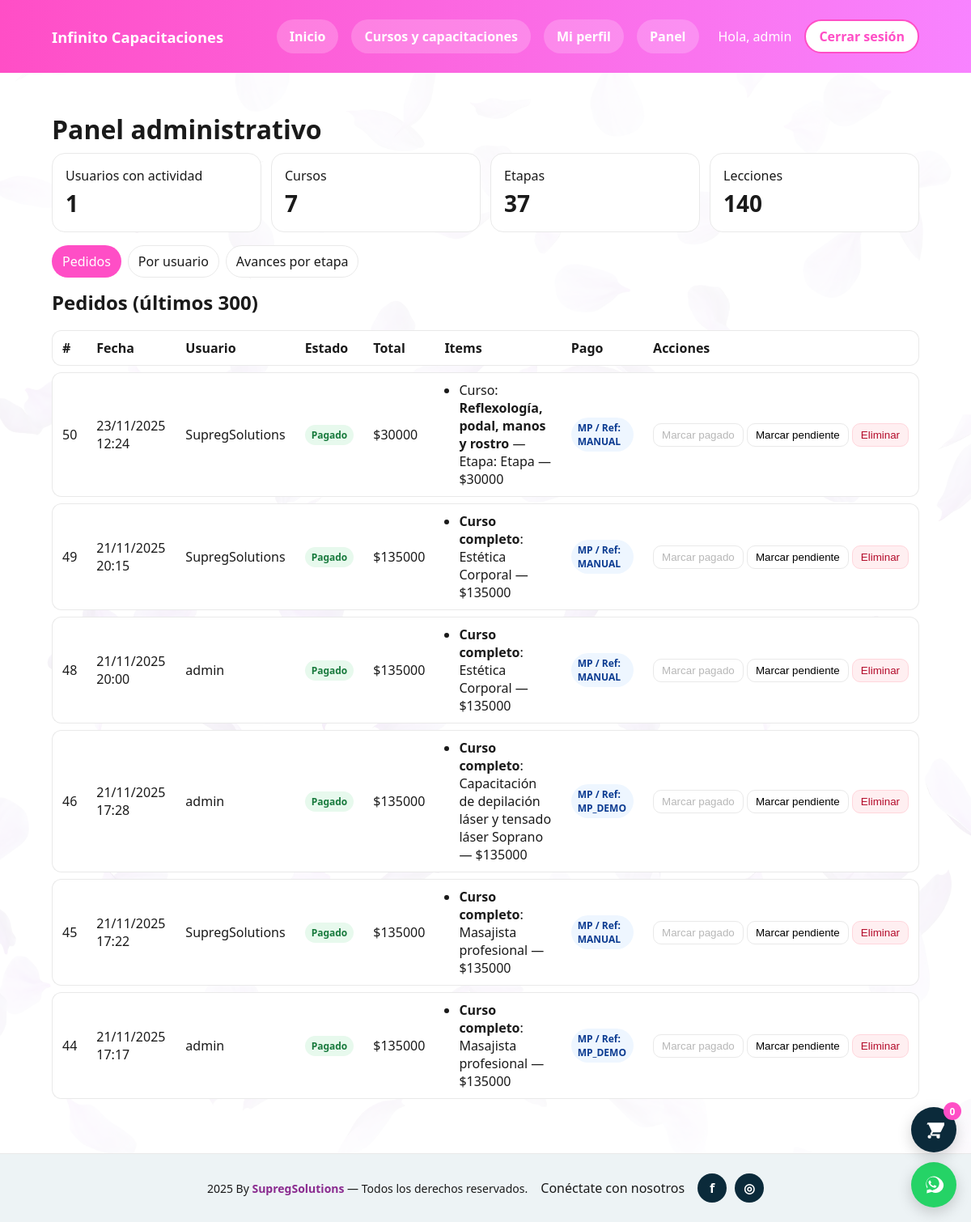
Before: /panel-admin/ (signed in) with the older database file.
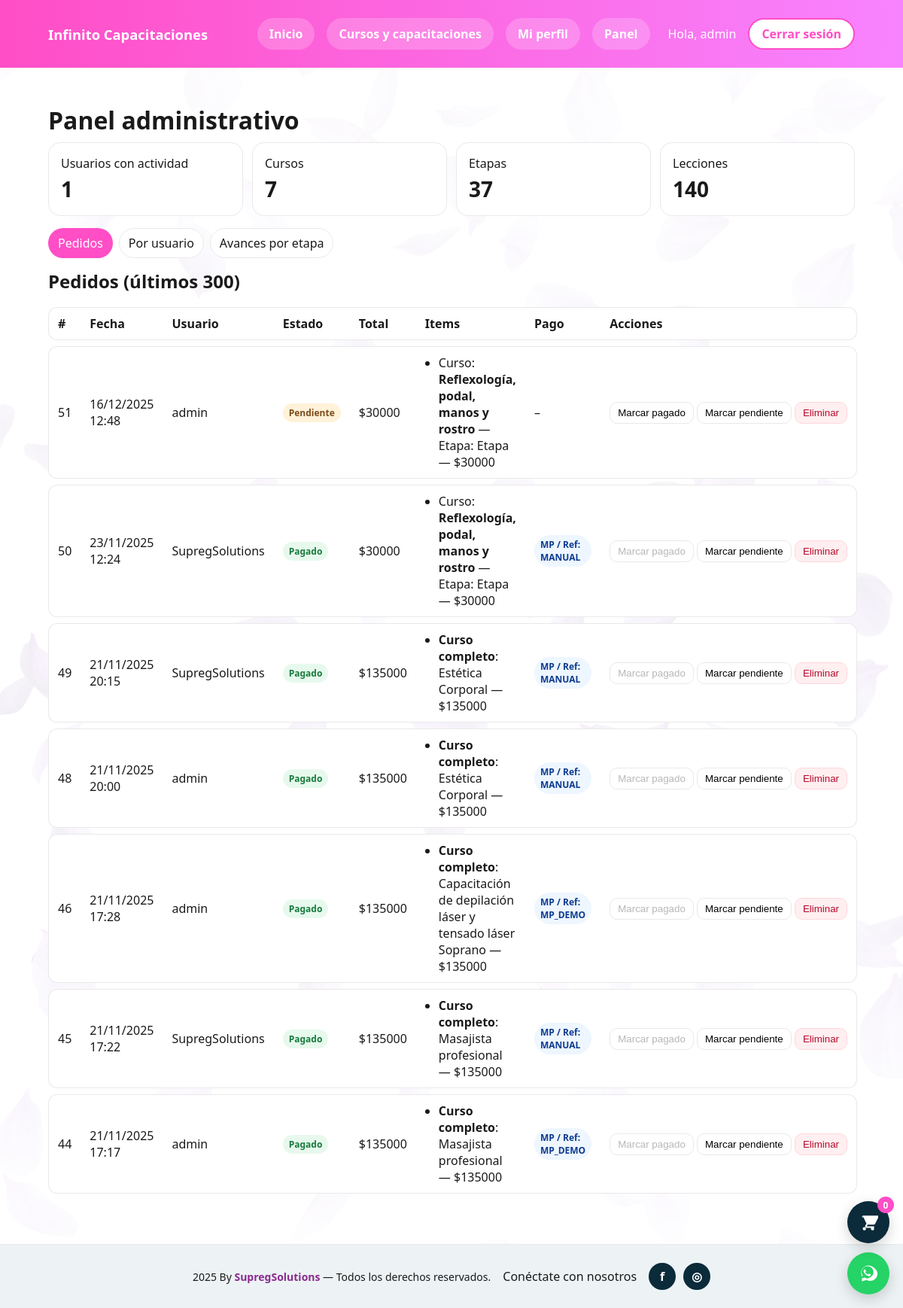
After: the same page with the newer database file.
### lms/models.py (models this page shows, shortened)
class TimeStamped(models.Model):
    created_at = models.DateTimeField(auto_now_add=True)
    updated_at = models.DateTimeField(auto_now=True)
    class Meta:
        abstract = True

class Purchase(TimeStamped):
    STATUS = (
        ('pending', 'Pending'),
        ('paid', 'Paid'),
        ('failed', 'Failed'),
        ('refunded', 'Refunded'),
    )
    PAYMENT_METHODS = (
        ('mp', 'Mercado Pago'),
        ('transfer', 'Transferencia'),
    )
    user = models.ForeignKey(User, related_name='purchases', on_delete=models.CASCADE)
    status = models.CharField(max_length=10, choices=STATUS, default='pending')
    external_ref = models.CharField(max_length=120, blank=True)  # ID MercadoPago/Stripe
    total_ars = models.DecimalField(max_digits=12, decimal_places=2, default=0)
    payment_method = models.CharField(
        max_length=12, choices=PAYMENT_METHODS, blank=True, default='',
        help_text="Método elegido por el usuario en el checkout."
    )
    transfer_receipt = models.FileField(
        upload_to='receipts/', null=True, blank=True,
        help_text="Comprobante de pago en caso de transferencia."
    )

class PurchaseItem(TimeStamped):
    TYPE = (
        ('stage', 'Stage'),
        ('bundle', 'Bundle'),
    )
    purchase = models.ForeignKey(Purchase, related_name='items', on_delete=models.CASCADE)
    type = models.CharField(max_length=10, choices=TYPE)
    stage = models.ForeignKey(Stage, null=True, blank=True, on_delete=models.CASCADE)
    bundle = models.ForeignKey(Bundle, null=True, blank=True, on_delete=models.CASCADE)
    price_ars = models.DecimalField(max_digits=12, decimal_places=2)

class Stage(TimeStamped):
    course = models.ForeignKey(Course, related_name='stages', on_delete=models.CASCADE)
    title = models.CharField(max_length=200)
    slug = models.SlugField()
    order = models.PositiveIntegerField(default=1)
    price_ars = models.DecimalField(max_digits=12, decimal_places=2)
    pdf_url = models.URLField(blank=True)
    class Meta:
        unique_together = ('course', 'slug')
        ordering = ['order']

class Course(models.Model):
    KIND_CHOICES = (
        ("course", "Curso"),
        ("training", "Capacitación"),
    )
    title = models.CharField(max_length=200)
    slug = models.SlugField(unique=True)
    description = models.TextField(blank=True)
    price_ars = models.PositiveIntegerField(default=0)
    image_url = models.URLField(blank=True, null=True)
    is_active = models.BooleanField(default=True)
    kind = models.CharField(
        max_length=20,
        choices=KIND_CHOICES,
        default="course",
        help_text="Diferencia si es Curso o Capacitación."
    )

class Bundle(TimeStamped):
    course = models.ForeignKey(Course, related_name='bundles', on_delete=models.CASCADE)
    title = models.CharField(max_length=200)
    price_ars = models.DecimalField(max_digits=12, decimal_places=2)
    stages = models.ManyToManyField(Stage, related_name='bundles')

### lms/views.py (the view, shortened to what this page needs)
# urls.py: path("panel-admin/", views.admin_panel, name="admin_panel"),
@user_passes_test(_is_staff)
def admin_panel(request):
    UserModel = get_user_model()
    user_id = request.GET.get("user")
    status = request.GET.get("status")
    course_id = request.GET.get("course")
    q = request.GET.get("q", "").strip()
    users_qs = UserModel.objects.all().order_by("username")
    courses_qs = Course.objects.all().order_by("title")
    purchases_qs = (
        Purchase.objects.all()
        .select_related("user")
        .prefetch_related(
            "items",
            "items__stage",
            "items__stage__course",
            "items__bundle",
            "items__bundle__course",
        )
        .order_by("-created_at")
    )
    if user_id:
        purchases_qs = purchases_qs.filter(user_id=user_id)
    if status:
        purchases_qs = purchases_qs.filter(status=status)
    if q:
        purchases_qs = purchases_qs.filter(
            Q(user__username__icontains=q) | Q(user__email__icontains=q)
        )
    purchases = list(purchases_qs[:50])
    purchases = [_hydrate_purchase_display(p) for p in purchases]
    completed = []
    courses_for_completed = courses_qs
    if course_id:
        try:
            cid = int(course_id)
            courses_for_completed = courses_for_completed.filter(id=cid)
        except ValueError:
            pass
    for c in courses_for_completed:
        total_stages = c.stages.count()
        if total_stages == 0:
            continue
        rows = (
            StageProgress.objects.filter(passed=True, stage__course=c)
            .values("user_id")
            .annotate(cnt=Count("stage", distinct=True), last=Max("passed_at"))
            .filter(cnt=total_stages)
        )
        user_ids = [r["user_id"] for r in rows]
        users_map = {u.id: u for u in UserModel.objects.filter(id__in=user_ids)}
    completed.sort(
        key=lambda x: (x["completed_at"] or timezone.datetime.min), reverse=True
    )
    total_users = StageProgress.objects.values("user").distinct().count()
    total_courses = Course.objects.count()
    total_stages = Stage.objects.count()
    total_lessons = Lesson.objects.count()
    return render(
        request,
        "lms/admin_panel.html",
        {
            "users": users_qs,
            "courses": courses_qs,
            "selected_user_id": int(user_id) if user_id else None,
            "selected_status": status or "",
            "selected_course_id": int(course_id) if course_id else None,
            "search_q": q,
            "purchases": purchases,
            "completed": completed,
            "stage_progress": [],
            "summary": {
                "users": total_users,
                "courses": total_courses,
                "stages": total_stages,
                "lessons": total_lessons,
            },
            "users_count": total_users,
        },
    )

### lms/views.py (called while the page is built, shortened)
def _hydrate_purchase_display(purchase):
    method = None
    receipt_url = None
    ref = purchase.external_ref or ""
    purchase.payment_method = method
    purchase.transfer_receipt = (
        type("R", (), {"url": receipt_url})() if receipt_url else None
    )
    return purchase

def _is_staff(u):
    return u.is_authenticated and u.is_staff

### lms/templates/lms/admin_panel.html (shortened to what this page needs)
{% extends "lms/base.html" %}
{% block content %}
<h1 style="margin:0 0 8px">Panel administrativo</h1>
<div class="kpis">
  <div class="kpi">
    <div class="muted">Usuarios con actividad</div>
    <h3>{{ summary.users }}</h3>
  </div>
  <div class="kpi">
    <div class="muted">Cursos</div>
    <h3>{{ summary.courses }}</h3>
  </div>
  <div class="kpi">
    <div class="muted">Etapas</div>
    <h3>{{ summary.stages }}</h3>
  </div>
  <div class="kpi">
    <div class="muted">Lecciones</div>
    <h3>{{ summary.lessons }}</h3>
  </div>
</div>
<div class="tabs">
  <a class="tab active" href="#pedidos" onclick="sel(event,'pedidos')">Pedidos</a>
  <a class="tab" href="#usuarios" onclick="sel(event,'usuarios')">Por usuario</a>
  <a class="tab" href="#avances" onclick="sel(event,'avances')">Avances por etapa</a>
</div>
<div id="pedidos" class="section">
  <h2 style="margin:6px 0 10px">Pedidos (últimos 300)</h2>
  <table>
    <thead>
      <tr>
        <th>#</th>
        <th>Fecha</th>
        <th>Usuario</th>
        <th>Estado</th>
        <th>Total</th>
        <th>Items</th>
        <th>Pago</th>
        <th>Acciones</th>
      </tr>
    </thead>
    <tbody>
      {% for p in purchases %}
      <tr>
        <td>{{ p.id }}</td>
        <td>{{ p.created_at|date:"d/m/Y H:i" }}</td>
        <td><a href="{% url 'lms:admin_user_detail' p.user.id %}">{{ p.user.username }}</a></td>
        <td>
          {% if p.status == 'paid' %}
            <span class="badge b-paid">Pagado</span>
          {% else %}
            <span class="badge b-pending">Pendiente</span>
          {% endif %}
        </td>
        <td>${{ p.total_ars|floatformat:0 }}</td>
        <td>
          <ul style="margin:0;padding-left:18px">
            {% for it in p.items.all %}
              <li>
                {% if it.stage %}
                  Curso: <strong>{{ it.stage.course.title }}</strong> — Etapa: {{ it.stage.title }}
                {% elif it.bundle %}
                  <strong>Curso completo</strong>: {{ it.bundle.course.title }}
                {% else %}
                  Ítem
                {% endif %}
                — ${{ it.price_ars|floatformat:0 }}
              </li>
            {% endfor %}
          </ul>
        </td>
        <td>
          {% if p.payment_method == "transfer" and p.transfer_receipt %}
            <span class="badge b-info">Transferencia</span>
            <div class="note">
              Comprobante:
              <a href="{{ p.transfer_receipt.url }}" target="_blank">ver archivo</a>
            </div>
          {% elif p.external_ref %}
            <span class="badge b-info">MP / Ref: {{ p.external_ref }}</span>
          {% else %}
            <span class="muted">–</span>
          {% endif %}
        </td>
        <td style="white-space:nowrap">
          <form method="post" action="{% url 'lms:admin_order_status' p.id %}" style="display:inline">{% csrf_token %}
            <button class="btn-xs" {% if p.status == 'paid' %}disabled{% endif %}>Marcar pagado</button>
          </form>
          <form method="post" action="{% url 'lms:admin_order_status' p.id %}" style="display:inline">{% csrf_token %}
            <button class="btn-xs">Marcar pendiente</button>
          </form>
          <form method="post" action="{% url 'lms:admin_order_delete' p.id %}" style="display:inline" onsubmit="return confirm('¿Eliminar pedido #{{p.id}}?');">{% csrf_token %}
            <button class="btn-xs btn-danger">Eliminar</button>
          </form>
        </td>
      </tr>
      {% empty %}
      <tr><td colspan="8" class="muted">No hay pedidos.</td></tr>
      {% endfor %}
    </tbody>
  </table>
</div>
{% endblock %}

### lms/templates/lms/base.html (shortened to what this page needs)
{% load static %}
<!doctype html>
<html lang="es">
<head>
</head>
<body>
  <header>
    <div class="container" style="display:flex;gap:16px;align-items:center;justify-content:space-between;">
      <div style="display:flex;gap:12px;align-items:center;">
        <strong style="font-size:1.15rem; color:#fff">Infinito Capacitaciones</strong>
      </div>
      <nav id="main-nav" aria-label="Principal">
  <div class="nav-list">
    <a href="{% url 'lms:home' %}" class="btn secondary">Inicio</a>
    <a href="{% url 'lms:catalog' %}" class="btn secondary">Cursos y capacitaciones</a>
    {% if request.user.is_authenticated %}
      <a href="{% url 'lms:profile' %}" class="btn secondary">Mi perfil</a>
      {% if request.user.is_staff %}
        <a href="{% url 'lms:admin_panel' %}" class="btn secondary">Panel</a>
      {% endif %}
      <span style="color:#fff; margin-left:8px">Hola, {{ request.user.username }}</span>
      <a href="{% url 'lms:logout' %}" class="btn btn-outline">Cerrar sesión</a>
    {% else %}
      <a href="{% url 'lms:signup' %}" class="btn" aria-label="Crear cuenta">Crear cuenta</a>
      <a href="{% url 'login' %}" class="btn btn-outline" aria-label="Iniciar sesión">Login</a>
    {% endif %}
  </div>
</nav>
    </div>
  </header>
  <main>
    <div class="container">
      {% block content %}{% endblock %}
    </div>
  </main>
  <footer class="footer">
    <div class="container footer-row">
      <div class="footer-left">
        {% now "Y" %} By <a href="https://supregsolutions.com" target="_blank" style="color:#8a2b8f;font-weight:700">SupregSolutions</a> — Todos los derechos reservados.
      </div>
      <div class="social">
        <span class="muted" style="margin-right:6px">Conéctate con nosotros</span>
        <a href="https://www.facebook.com/" target="_blank" aria-label="Facebook">f</a>
        <a href="https://www.instagram.com/" target="_blank" aria-label="Instagram">◎</a>
      </div>
    </div>
  </footer>
  <a class="wa-fab" href="https://wa.me/5491130125525?text=Hola%20Infinito%2C%20quiero%20informaci%C3%B3n%20sobre%20los%20cursos" target="_blank" aria-label="WhatsApp">
  </a>
  {% include "lms/_cart_fab.html" %}
</body>
</html>

### lms/templates/lms/_cart_fab.html (shortened to what this page needs)
{% with cart=request.session.cart %}
{% with count=cart|length %}
<a href="{% url 'lms:cart_view' %}" aria-label="Carrito"
   style="
     position:fixed; right:18px; bottom:86px; z-index:9999;
     width:56px; height:56px; border-radius:50%;
     background:#0b2a3a; box-shadow:0 6px 18px rgba(0,0,0,.18);
     display:flex; align-items:center; justify-content:center; color:#fff;">
  <svg viewBox="0 0 24 24" width="26" height="26" fill="currentColor" aria-hidden="true">
    <path d="M7 4h-2l-1 2h2l3.6 7.59-1.35 2.45A2 2 0 0 0 10 19h9v-2h-9l1.1-2h7.45a2 2 0 0 0 1.79-1.11l3.58-7.16A1 1 0 0 0 23 4h-16zM7 22a2 2 0 1 0 .001-3.999A2 2 0 0 0 7 22zm10 0a2 2 0 1 0 .001-3.999A2 2 0 0 0 17 22z"></path>
  </svg>
  <span id="cart-badge"
        style="
          position:absolute; top:-6px; right:-6px; min-width:22px; height:22px;
          background:#ff4ec6; color:#fff; font-weight:800; font-size:12px;
          border-radius:999px; display:flex; align-items:center; justify-content:center; padding:0 6px;">
    {{ count|default:0 }}
  </span>
</a>
{% endwith %}
{% endwith %}

### lms/templates/lms/admin_panel.html (style rules this page uses)
.kpis { display:grid;grid-template-columns:repeat(4,minmax(0,1fr));gap:12px;margin-bottom:16px }
.kpi { background:#fff;border:1px solid var(--line);border-radius:16px;padding:16px }
.kpi h3 { margin:4px 0 0;font-size:28px }
.tabs { display:flex;gap:8px;margin:14px 0 }
.tab { padding:8px 12px;border-radius:999px;border:1px solid var(--line);background:#fff }
.tab.active { background:var(--color-principal);color:#fff;border-color:transparent }
table { width:100%;border-collapse:separate;border-spacing:0 8px }
th { font-weight:700;text-align:left }
td,th { padding:10px 12px;background:#fff;border-top:1px solid var(--line);border-bottom:1px solid var(--line) }
tr td:first-child, tr th:first-child { border-left:1px solid var(--line);border-top-left-radius:12px;border-bottom-left-radius:12px }
tr td:last-child, tr th:last-child { border-right:1px solid var(--line);border-top-right-radius:12px;border-bottom-right-radius:12px }
.badge { padding:4px 8px;border-radius:999px;font-size:12px;font-weight:700;display:inline-block }
.b-paid { background:#e7f9ed;color:#187a3d }
.b-pending { background:#fff2d8;color:#7a4a18 }
.b-info { background:#eef6ff;color:#0b3b91 }
.btn-xs { padding:6px 10px;border-radius:10px;border:1px solid var(--line);background:#fff }
.btn-danger { background:#ffeff1;color:#b30b2a;border-color:#ffd6dc }

Changed rows visible on the page:
added Purchase: id "51", created_at "16/12/2025 12:48", user.username "admin", status "Pendiente", total_ars "30000"
added PurchaseItem: stage.course "Reflexología, podal, manos y rostro", stage "Etapa", price_ars "30000", shown under "51"
